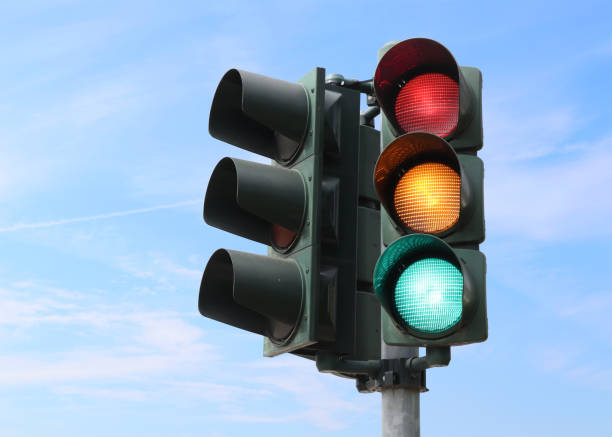
#> input picture img/smf.jpg, 612 x 437 px
$ jupyter execute main.ipynb
#> lines starting #> are read from the running program, lines starting #| are printed output that depends on the picture; after the words box and inside, x2 and y2 are one past the last pixel; in counts of white or black regions, pixels touching at a corner belong together
#> further down, img is the input picture: shape (437, 612, 3); mean B, G, R 194.8, 168.2, 143.6
# **Hoja de Trabajo 1 - Visión por Computadora**

- Paula Barillas - 22764
- Gerardo Pineda - 22880
- Mónica Salvatierra - 22249

Link del repositorio: https://github.com/alee2602/HDT1-VPC

## **Task 1 - Análisis Teórico**

Considere cada uno de los siguientes escenarios y responda según corresponda:

1. Como director de un proyecto de conducción autónoma, debe dimensionar el hardware para un
nuevo vehículo. El sistema utiliza 8 cámaras que capturan video a resolución 4K UHD (3840 x 2160).
Debido a la necesidad de alto rango dinámico (HDR), los sensores operan a 12 bits por píxel (Raw
Bayer Pattern) a 60 FPS.Métrica A: Enfocada puramente en el flujo vehicular.

 **a. Calcule el tamaño exacto de una sola imagen (frame) cruda en Megabytes (MB).**

 **b. Calcule el ancho de banda necesario (en Gbps) para transmitir el flujo de las 8 cámaras al procesador central sin compresión.**


 **c. Si su procesador tiene una memoria RAM reservada de 16 GB exclusivamente para el buffer
de video, ¿cuántos segundos de historia puede almacenar antes de empezar a sobrescribir datos?**

 **d. Basado en su resultado, ¿es viable enviar estos datos "crudos" a la nube en tiempo real
usando 5G? Justifique.**

- Realmente, no es viable enviar datos crudos a la nube por 5G, porque el flujo supera ampliamente las capacidades reales de una red 5G (1–3 Gbps, máximo 20 Gbps). Además la latencia y la variabilidad de red no cumplen los requisitos de seguridad necesarios para conducción autónoma.

**2. Considere un píxel con valor de intensidad Iin=50 en una imagen estándar de 8 bits (0−255). Se
aplican dos procesos de mejora secuenciales en el siguiente orden:**

**I. Corrección Gamma con γ=0.5 (para expandir sombras).**

**II. Ajuste Lineal con ganancia α=1.2 y brillo β=-10 (para contrastar).**

Realice los cálculos en el dominio de flotantes normalizados [0,1] como dicta la buena práctica y
convierta a entero de 8 bits solo al final.

**a. Calcule el valor final del píxel I_out.**


**b. ¿Hubo saturación (clipping) en el proceso?**

- No hubo saturación durante el proceso, porque nunca se sale del rango [0,1] al realizar los ajustes pertinentes.

**c. Si hubiéramos realizado las operaciones usando uint8 directamente sin convertir a float (truncando decimales en cada paso intermedio), ¿cuál habría sido el error numérico
resultante?**


**3. Usted está programando un robot clasificador de pelotas. Tiene dos objetos: una pelota roja brillante bajo el sol R_rgb=(255,0,0) y la misma pelota roja en una sombra profunda S_rgb=(50,0,0)**

**a. Calcule la distancia entre estos dos colores en el espacio RGB**

**b. Convierta ambos colores al espacio HSV (asuma rangos normalizados
H∈[0,1],S∈[0,1],V∈[0,1] para simplificar, sabiendo que el Hue del rojo es 0).**

**c. Calcule la diferencia absoluta canal por canal en HSV**

**d. Argumente matemáticamente por qué un algoritmo de agrupación (clustering) simple fallaría en RGB pero funcionaría en HSV para determinar que ambos píxeles pertenecen al mismo objeto "pelota roja".**

- En RGB, la separación numérica entre los dos píxeles es muy grande porque el canal rojo pasa de 50 a 205. Esa diferencia de 205 unidades representa casi la mitad del rango total posible en RGB, así que matemáticamente ambos puntos quedan muy lejos uno del otro en el espacio de color.

    Para un algoritmo de clustering, esa distancia tan grande indica que pertenecen a grupos distintos. En cambio, cuando se convierten a HSV, ambos píxeles conservan exactamente el mismo matiz y la misma saturación, por lo que su distancia en esas dos dimensiones es literalmente cero. La única diferencia aparece en el valor de brillo, donde uno está en el máximo y el otro alrededor del 20%, lo cual modifica solo una dimensión del espacio HSV sin alterar la posición del color real.

    Por eso, desde un punto de vista matemático, en HSV los píxeles quedan mucho más cercanos y un algoritmo de agrupación puede reconocerlos como el mismo objeto “pelota roja” pese al cambio de iluminación.

## **Task 2 - Práctica**

[cell 1]
import cv2
import numpy as np
import matplotlib.pyplot as plt

[cell 2]
def show_img(img, title="Imagen", cmap=None):
    plt.figure(figsize=(6, 6))
    plt.title(title)
    # TODO: Matplotlib espera RGB, OpenCV carga BGR.
    # Verifica si la imagen tiene 3 canales y conviértela para visualización correcta.
    if len(img.shape) == 3 and cmap is None:
        img_show = cv2.cvtColor(img, cv2.COLOR_BGR2RGB)
    else:
        img_show = img

    plt.imshow(img_show, cmap=cmap)
    plt.axis('off')
    plt.show()

def manual_contrast_brightness(image, alpha, beta):
    """
    Aplica g(x) = alpha * f(x) + beta de forma segura.
    Args:
        image: numpy array uint8
        alpha: float (contraste)
        beta: float (brillo)
    Returns:
        numpy array uint8
    """
#> called with alpha = 1.5, beta = 20
    # RETO 1: Implementar pipeline seguro
    # 1. Convertir a float32 y normalizar a [0, 1]
    # 2. Aplicar fórmula matemática vectorizada (Sin bucles for)
    # 3. Aplicar np.clip para evitar valores fuera de rango
    # 4. Des-normalizar (x255) y castear a uint8

    # TODO: Escribir código aquí
    img = image.astype(np.float32) / 255.0
    img = alpha * img + (beta / 255.0)
    img = np.clip(img, 0.0, 1.0)
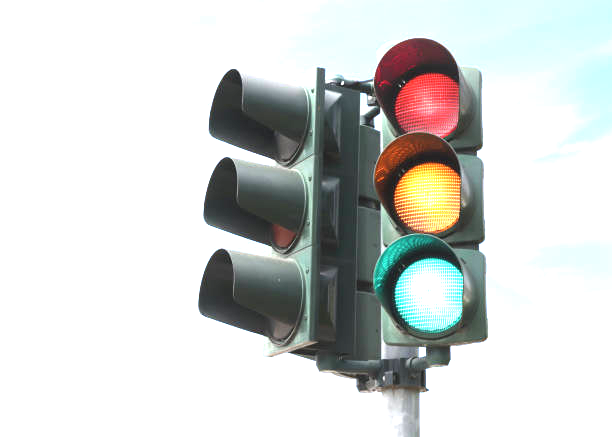
#> img: shape (437, 612, 3) float32; mean B, G, R 0.821, 0.829, 0.819
    processed_img = (img * 255.0).astype(np.uint8)
    # processed_img = np.zeros_like(image) # Placeholder
    return processed_img

def manual_gamma_correction(image, gamma):
    """
    Aplica V_out = V_in ^ gamma
    """
#> called with gamma = 0.5
    # RETO 2: Implementar corrección Gamma
    # Recordar: La operación potencia es costosa.
    # Usar Look-Up Table (LUT) es una optimización común, pero aquí usa matemáticas directas en float.

    # TODO: Escribir código aquí
    img = image.astype(np.float32) / 255.0
    img = np.power(img, gamma)
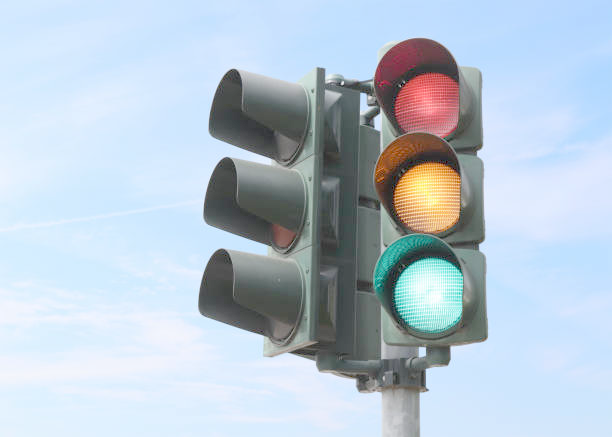
#> img: shape (437, 612, 3) float32; mean B, G, R 0.831, 0.779, 0.721
    img = np.clip(img, 0.0, 1.0)
    gamma_img = (img * 255.0).astype(np.uint8)
    return gamma_img

def hsv_segmentation(image):
    """
    Segmentar un objeto de color específico (ej. verde o rojo)
    """
    # 1. Convertir a HSV
    hsv = cv2.cvtColor(image, cv2.COLOR_BGR2HSV)
#> hsv: shape (437, 612, 3); mean H, S, V 97.3, 74.1, 200.1

    # RETO 3: Definir rangos para un color.
    # OJO: En OpenCV Hue es [0, 179].
    # Ejemplo: Si buscas verde, H está alrededor de 60 (en escala 0-179).
    # TODO: Definir lower_bound y upper_bound (np.array)
    # lower_bound = np.array([0, 100, 100])  Este rango es para la imagen carss si se quiere probar, se necesita otro filtro para quitar el amarillo (Creo)
    lower_bound = np.array([35, 20, 20])
    upper_bound = np.array([85, 255, 255])

    # Crear máscara
    mask = cv2.inRange(hsv, lower_bound, upper_bound)
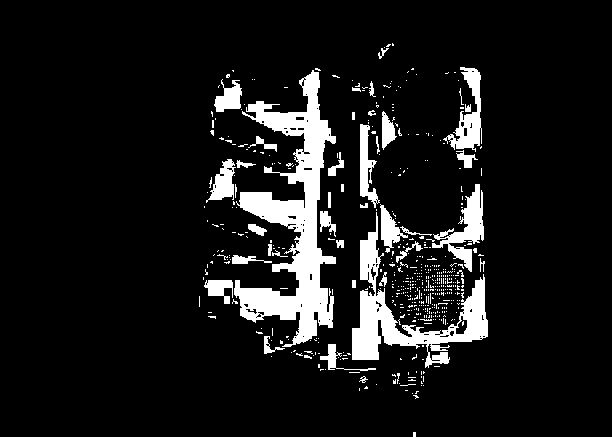
#> mask: shape (437, 612); 9.8% white; 535 white regions (494 under 20 px), largest, box (x1, y1, x2, y2) and area: (234, 70, 336, 347) 10535, (352, 212, 488, 368) 5336, (432, 184, 484, 272) 1547

    # Aplicar máscara a la imagen original (bitwise_and)
    result = cv2.bitwise_and(image, image, mask=mask)
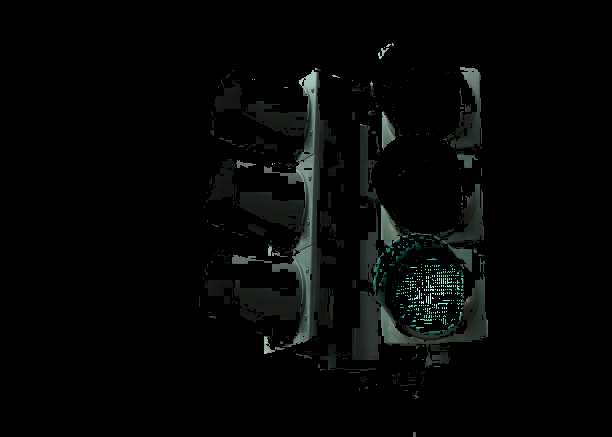
#> result: shape (437, 612, 3); mean B, G, R 5.5, 6, 4.8
    return result

[cell 3]
img = cv2.imread('img/smf.jpg')

if img is None:
    print("Error: No se encontró la imagen.")
else:
    # 1. Prueba de Contraste
    contrast_img = manual_contrast_brightness(img, 1.5, 20)
    show_img(contrast_img, "Contraste Alto (Manual)")

    # # 2. Prueba de Gamma
    gamma_img = manual_gamma_correction(img, 0.5) # Aclarar sombras
    show_img(gamma_img, "Corrección Gamma 0.5")

    # # 3. Segmentación
    seg_img = hsv_segmentation(img)
    show_img(seg_img, "Segmentación HSV")
